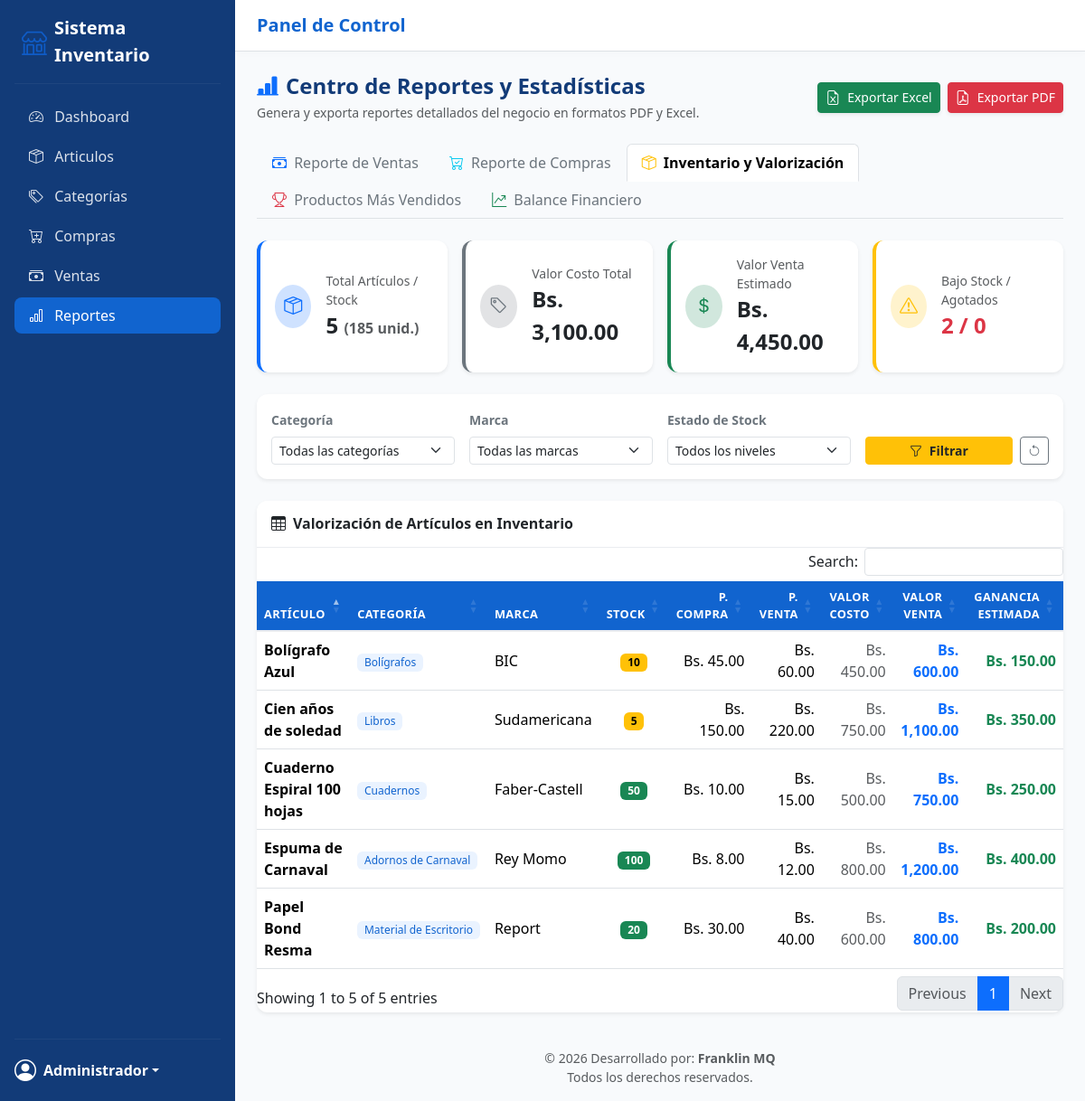
The page /index.php?action=reportes&tab=inventario (signed in) on the database its author committed.
### tables this page shows
CREATE TABLE articulos (
    id INT AUTO_INCREMENT PRIMARY KEY,
    nombre VARCHAR(200) NOT NULL,
    descripcion TEXT NULL,
    categoria_id INT NULL,
    precio_compra DECIMAL(10,2) NOT NULL DEFAULT 0,
    precio_venta DECIMAL(10,2) NOT NULL DEFAULT 0,
    stock INT NOT NULL DEFAULT 0,
    marca_id INT NULL,
    imagen VARCHAR(255) NULL,
    creado_en TIMESTAMP DEFAULT CURRENT_TIMESTAMP,
    FOREIGN KEY (categoria_id) REFERENCES categorias(id) ON DELETE SET NULL,
    FOREIGN KEY (marca_id) REFERENCES marcas(id) ON DELETE SET NULL
);

CREATE TABLE categorias (
    id INT AUTO_INCREMENT PRIMARY KEY,
    nombre VARCHAR(100) NOT NULL,
    parent_id INT NULL,
    FOREIGN KEY (parent_id) REFERENCES categorias(id) ON DELETE SET NULL
);

CREATE TABLE marcas (
    id INT AUTO_INCREMENT PRIMARY KEY,
    nombre VARCHAR(100) NOT NULL UNIQUE
);

### app/views/reportes/index.php (the view, shortened to what the rows shown need)
<?php
$tab = $tab ?? 'ventas';
?>
<?php if ($tab === 'ventas'): ?>
    <div class="row g-3 mb-4">
        <div class="col-sm-6 col-lg-3">
            <div class="card stat-card shadow-sm h-100 border-start border-primary border-4">
                <div class="card-body d-flex align-items-center gap-3">
                    <div class="stat-icon bg-primary-subtle text-primary"><i class="bi bi-cash-stack"></i></div>
                    <div>
                        <div class="text-muted small">Total Recaudado</div>
                        <div class="fs-4 fw-bold text-dark">Bs. <?= number_format((float)($resumen['total_ingresos'] ?? 0), 2) ?></div>
                    </div>
                </div>
            </div>
        </div>
        <div class="col-sm-6 col-lg-3">
            <div class="card stat-card shadow-sm h-100 border-start border-success border-4">
                <div class="card-body d-flex align-items-center gap-3">
                    <div class="stat-icon bg-success-subtle text-success"><i class="bi bi-receipt"></i></div>
                    <div>
                        <div class="text-muted small">Ventas Registradas</div>
                        <div class="fs-4 fw-bold text-dark"><?= (int)($resumen['total_operaciones'] ?? 0) ?></div>
                    </div>
                </div>
            </div>
        </div>
        <div class="col-sm-6 col-lg-3">
            <div class="card stat-card shadow-sm h-100 border-start border-info border-4">
                <div class="card-body d-flex align-items-center gap-3">
                    <div class="stat-icon bg-info-subtle text-info"><i class="bi bi-boxes"></i></div>
                    <div>
                        <div class="text-muted small">Unidades Vendidas</div>
                        <div class="fs-4 fw-bold text-dark"><?= (int)($resumen['total_unidades'] ?? 0) ?></div>
                    </div>
                </div>
            </div>
        </div>
        <div class="col-sm-6 col-lg-3">
            <div class="card stat-card shadow-sm h-100 border-start border-warning border-4">
                <div class="card-body d-flex align-items-center gap-3">
                    <div class="stat-icon bg-warning-subtle text-warning"><i class="bi bi-calculator"></i></div>
                    <div>
                        <div class="text-muted small">Ticket Promedio</div>
                        <div class="fs-4 fw-bold text-dark">Bs. <?= number_format((float)($resumen['ticket_promedio'] ?? 0), 2) ?></div>
                    </div>
                </div>
            </div>
        </div>
    </div>
    <div class="card shadow-sm mb-4">
        <div class="card-body">
            <form method="get" action="index.php" class="row g-3 align-items-end">
                <input type="hidden" name="action" value="reportes">
                <input type="hidden" name="tab" value="ventas">
                <div class="col-md-3">
                    <label class="form-label small fw-semibold text-secondary">Fecha Desde</label>
                    <input type="date" name="fecha_desde" class="form-control form-control-sm" value="<?= htmlspecialchars($filtros['fecha_desde']) ?>">
                </div>
                <div class="col-md-3">
                    <label class="form-label small fw-semibold text-secondary">Fecha Hasta</label>
                    <input type="date" name="fecha_hasta" class="form-control form-control-sm" value="<?= htmlspecialchars($filtros['fecha_hasta']) ?>">
                </div>
                <div class="col-md-4">
                    <label class="form-label small fw-semibold text-secondary">Cliente</label>
                    <input type="text" name="cliente" class="form-control form-control-sm" placeholder="Buscar por nombre de cliente..." value="<?= htmlspecialchars($filtros['cliente']) ?>">
                </div>
                <div class="col-md-2 d-flex gap-2">
                    <button type="submit" class="btn btn-primary btn-sm w-100"><i class="bi bi-funnel me-1"></i> Filtrar</button>
                    <a href="index.php?action=reportes&tab=ventas" class="btn btn-outline-secondary btn-sm" title="Limpiar filtros"><i class="bi bi-arrow-counterclockwise"></i></a>
                </div>
            </form>
        </div>
    </div>
    <div class="card shadow-sm">
        <div class="card-header bg-white py-3">
            <h6 class="mb-0 fw-bold"><i class="bi bi-table me-2"></i>Detalle de Transacciones de Ventas</h6>
        </div>
        <div class="table-responsive">
            <table class="table table-hover align-middle mb-0 table-datatable">
                <thead class="table-light">
                    <tr>
                        <th>N° Venta</th>
                        <th>Fecha y Hora</th>
                        <th>Cliente</th>
                        <th class="text-center">Artículos</th>
                        <th class="text-end">Descuento</th>
                        <th class="text-end">Total</th>
                        <th class="text-end">Acción</th>
                    </tr>
                </thead>
                <tbody>
                    <?php foreach ($datos as $v): ?>
                        <tr>
                            <td class="fw-bold">#<?= str_pad($v['id'], 5, '0', STR_PAD_LEFT) ?></td>
                            <td><?= date('d/m/Y H:i', strtotime($v['fecha_venta'])) ?></td>
                            <td><?= htmlspecialchars($v['cliente_nombre'] ?? 'Consumidor Final') ?></td>
                            <td class="text-center"><span class="badge bg-light text-dark border"><?= (int)$v['total_articulos'] ?></span></td>
                            <td class="text-end text-danger"><?= (float)$v['descuento'] > 0 ? 'Bs. ' . number_format((float)$v['descuento'], 2) : '—' ?></td>
                            <td class="text-end fw-bold text-success">Bs. <?= number_format((float)$v['total'], 2) ?></td>
                            <td class="text-end">
                                <a href="index.php?action=venta-ver&id=<?= $v['id'] ?>" class="btn btn-xs btn-outline-secondary btn-sm" title="Ver comprobante de venta">
                                    <i class="bi bi-eye"></i>
                                </a>
                            </td>
                        </tr>
                    <?php endforeach; ?>
                </tbody>
            </table>
        </div>
    </div>
<?php elseif ($tab === 'inventario'): ?>
    <div class="card shadow-sm">
        <div class="table-responsive">
            <table class="table table-hover align-middle mb-0 table-datatable">
                <thead class="table-light">
                    <tr>
                        <th>Artículo</th>
                        <th>Categoría</th>
                        <th>Marca</th>
                        <th class="text-center">Stock</th>
                        <th class="text-end">P. Compra</th>
                        <th class="text-end">P. Venta</th>
                        <th class="text-end">Valor Costo</th>
                        <th class="text-end">Valor Venta</th>
                        <th class="text-end">Ganancia Estimada</th>
                    </tr>
                </thead>
                <tbody>
                    <?php foreach ($datos as $art): ?>
                        <tr>
                            <td class="fw-semibold"><?= htmlspecialchars($art['nombre']) ?></td>
                            <td><span class="badge badge-cat"><?= htmlspecialchars($art['categoria_nombre'] ?? '—') ?></span></td>
                            <td><?= htmlspecialchars($art['marca_nombre'] ?? '—') ?></td>
                            <td class="text-center">
                                <span class="badge <?= $art['stock'] <= 0 ? 'text-bg-danger' : ($art['stock'] <= 10 ? 'text-bg-warning' : 'text-bg-success') ?>">
                                    <?= (int)$art['stock'] ?>
                                </span>
                            </td>
                            <td class="text-end">Bs. <?= number_format((float)$art['precio_compra'], 2) ?></td>
                            <td class="text-end">Bs. <?= number_format((float)$art['precio_venta'], 2) ?></td>
                            <td class="text-end text-muted">Bs. <?= number_format((float)$art['valor_total_costo'], 2) ?></td>
                            <td class="text-end fw-semibold text-primary">Bs. <?= number_format((float)$art['valor_total_venta'], 2) ?></td>
                            <td class="text-end fw-bold text-success">Bs. <?= number_format((float)$art['ganancia_potencial'], 2) ?></td>
                        </tr>
                    <?php endforeach; ?>
                </tbody>
            </table>
        </div>
    </div>
<?php endif; ?>

### rows shown on the page
articulos: nombre "Bolígrafo Azul", categoria.nombre "Bolígrafos", marca.nombre "BIC", stock "10", precio_compra "45.00", precio_venta "60.00", valor_total_costo "450.00", valor_total_venta "600.00", ganancia_potencial "150.00"
articulos: nombre "Cien años de soledad", categoria.nombre "Libros", marca.nombre "Sudamericana", stock "5", precio_compra "150.00", precio_venta "220.00", valor_total_costo "750.00", valor_total_venta "1,100.00", ganancia_potencial "350.00"
articulos: nombre "Cuaderno Espiral 100 hojas", categoria.nombre "Cuadernos", marca.nombre "Faber-Castell", stock "50", precio_compra "10.00", precio_venta "15.00", valor_total_costo "500.00", valor_total_venta "750.00", ganancia_potencial "250.00"
articulos: nombre "Espuma de Carnaval", categoria.nombre "Adornos de Carnaval", marca.nombre "Rey Momo", stock "100", precio_compra "8.00", precio_venta "12.00", valor_total_costo "800.00", valor_total_venta "1,200.00", ganancia_potencial "400.00"
articulos: nombre "Papel Bond Resma", categoria.nombre "Material de Escritorio", marca.nombre "Report", stock "20", precio_compra "30.00", precio_venta "40.00", valor_total_costo "600.00", valor_total_venta "800.00", ganancia_potencial "200.00"

### other values the page prints
$_SESSION['user_name'] "Administrador"
$resumen['total_articulos'] "5"
$resumen['total_stock'] "185"
$resumen['valor_costo_total'] "3,100.00"
$resumen['valor_venta_total'] "4,450.00"
$resumen['articulos_bajo_stock'] "2"
$resumen['articulos_agotados'] "0"
